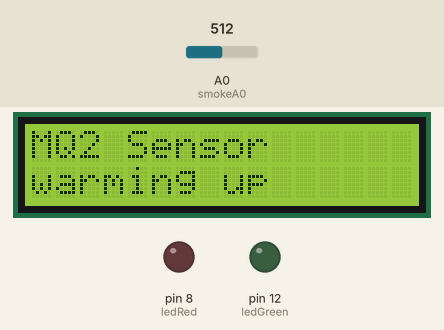
A sketch run on a simulated Arduino Uno, built with avr-gcc and run on an emulated ATmega328P. Shown: 16×2 character LCD, output pins drawn as LEDs (lit = HIGH). The inputs (shaded band) are chosen by the test bench; at power-on: A0 (smokeA0) = 512.

Above: at 0.1 s.
At 20.2 s:
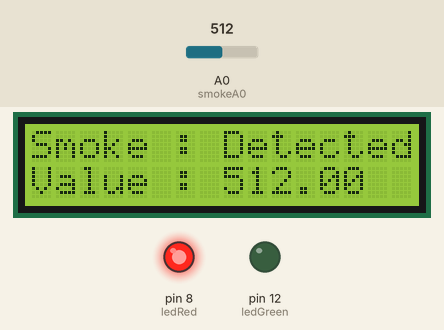
Timing chart, 0 to 21.7 s (numbered marks = the images above):
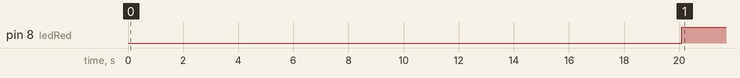

Measured:
- by itself, pin 8 (ledRed): LOW → HIGH at 20.1 s

The sketch:

Smoke_Detector.ino
```cpp
#include <Wire.h>
#include <LiquidCrystal_I2C.h>

//LCD I2C declaration
uint8_t lcdAddress = 0x3F;
uint8_t lcd_cols = 16;
uint8_t lcd_rows = 2;
LiquidCrystal_I2C lcd(lcdAddress, lcd_cols, lcd_rows);  //Defining 16 columns and 2 rows of lcd display

//Input Pin declaration
int smokeA0 = A0;

//Output Pin declaration
//int buzzer = 11;
int ledGreen = 12;
int ledRed = 8;

float sensorValue;

void setup() {
  //pinMode(buzzer,OUTPUT);
  pinMode(ledGreen,OUTPUT);
  pinMode(ledRed,OUTPUT);
  pinMode(smokeA0,INPUT);

  Serial.begin(9600); // sets the serial port to 9600
  //Serial.println("Gas sensor warming up!");
  lcd.init();
  lcd.backlight();
  lcd.clear();
  lcd.setCursor(0, 0);
  lcd.print("MQ2 Sensor");
  lcd.setCursor(0, 1);
  lcd.print("warming up");

  //noTone(buzzer);

  delay(20000); // allow the MQ-2 to warm up
}

void loop() {
  //lcd.clear();

  sensorValue=analogRead(smokeA0);
  // lcd.setCursor(0, 0);
  // lcd.print("Sensor Value : ");
  // lcd.setCursor(0, 1);
  // lcd.print(sensorValue);
  lcd.setCursor(0, 0);
  lcd.print("Smoke : ");

  if (sensorValue > 300) {
    lcd.print("Detected");
    //tone(buzzer,1000,200);
    digitalWrite(ledRed,HIGH);
    digitalWrite(ledGreen,LOW);
  } else {
    lcd.print("None    ");
    //noTone(buzzer);
    digitalWrite(ledRed,LOW);
    digitalWrite(ledGreen,HIGH);
  }

  lcd.setCursor(0, 1);
  lcd.print("Value : ");
  lcd.print(sensorValue);

  delay(1000); // wait 1s for next reading
}
```
